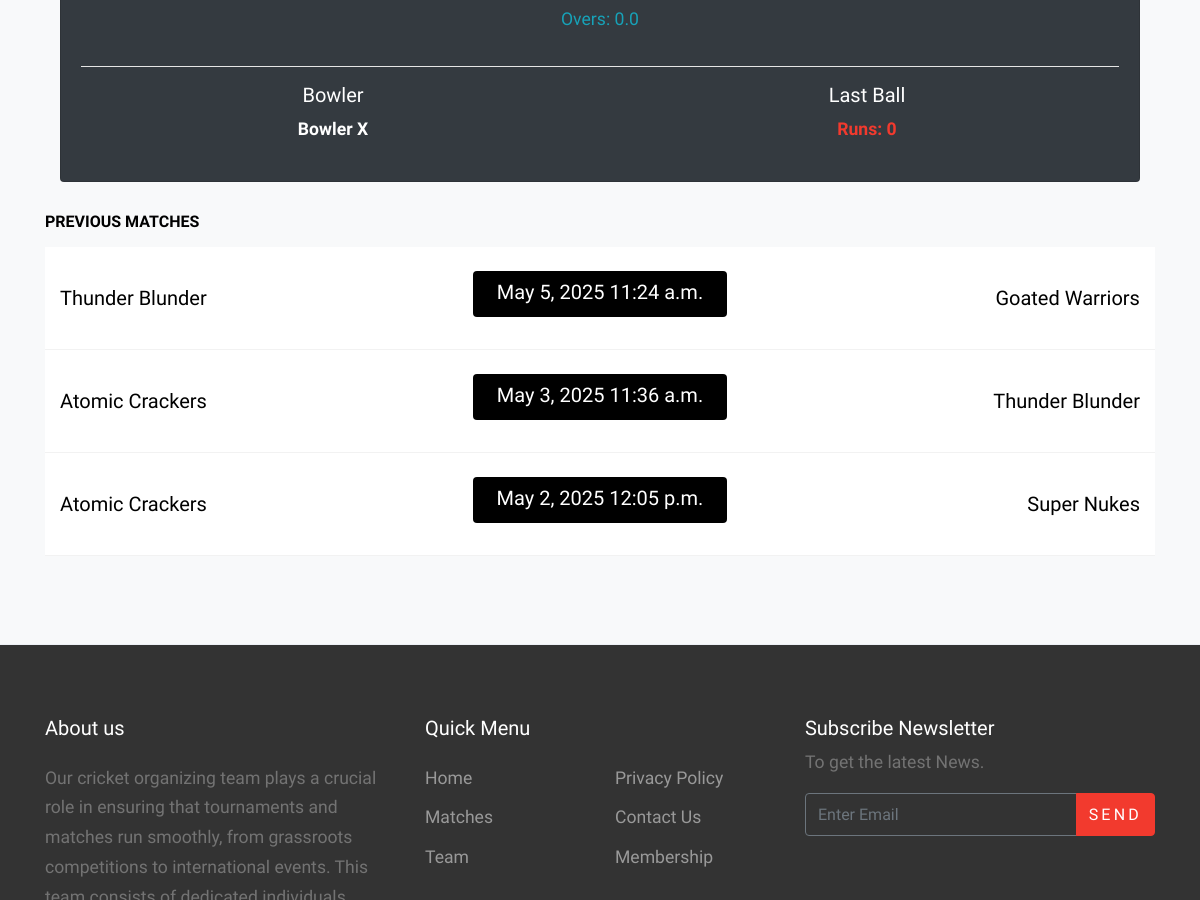
The app's page / (middle part), older data.
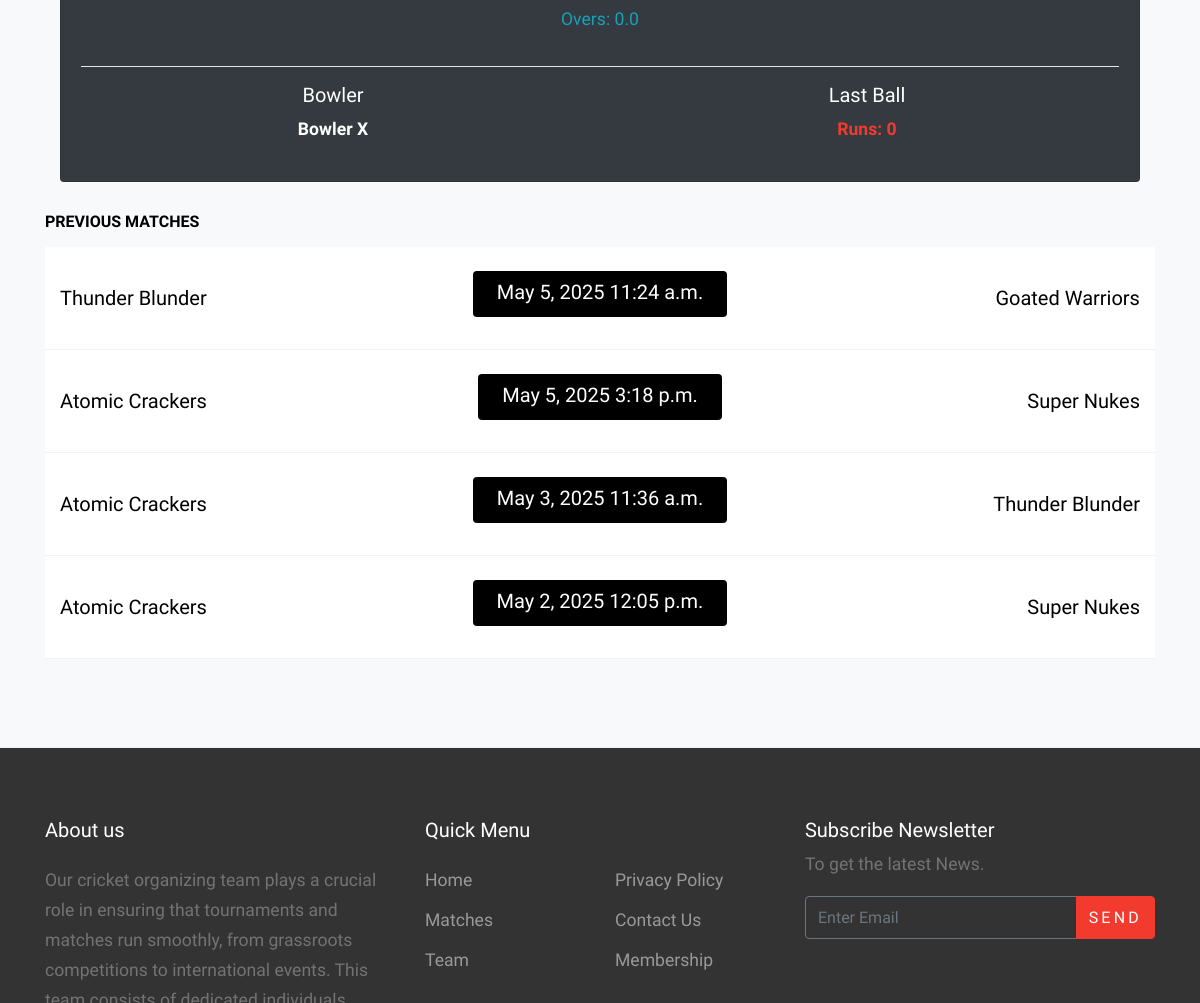
The same page, newer data.
### main/models.py (models this page shows, shortened)
class Match(models.Model):
    team1 = models.ForeignKey(Team, related_name='team1', on_delete=models.CASCADE)
    team2 = models.ForeignKey(Team, related_name='team2', on_delete=models.CASCADE)
    date = models.DateField()
    time = models.TimeField()
    venue = models.CharField(max_length=100)

class Team(models.Model):
    name = models.CharField(max_length=100)
    players = models.ManyToManyField(Player, related_name='teams')
    def __str__(self):
        return self.name

### main/views.py (the view)
# urls.py: path('', index, name='index'),
def index(request):
    matches = Match.objects.all()
    next_match = matches.filter(date__gt=datetime.date.today()).order_by('date').first()
    current_match = matches.filter(date=datetime.date.today()).last()
    current_live_score = LiveScore.objects.all().last()
    previous_matches = matches.filter(date__lt=datetime.date.today()).order_by('-date')[:5]
    return render(request, 'index.html', {'matches': matches, 'next_match': next_match, 'previous_matches': previous_matches, 'current_match': current_live_score})

### main/templates/index.html (shortened to what the changed rows need)
<!DOCTYPE html>
<html lang="en">
  <head>
    {% load static %}
    <link rel="stylesheet" href="{% static 'fonts/icomoon/style.css' %}">
    <link rel="stylesheet" href="{% static 'css/bootstrap.min.css' %}">
    <link rel="stylesheet" href="{% static 'css/magnific-popup.css' %}">
    <link rel="stylesheet" href="{% static 'css/jquery-ui.css' %}">
    <link rel="stylesheet" href="{% static 'css/owl.carousel.min.css' %}">
    <link rel="stylesheet" href="{% static 'css/owl.theme.default.min.css' %}">
    <link rel="stylesheet" href="{% static 'css/aos.css' %}">
    <link rel="stylesheet" href="{% static 'css/style.css' %}">
  </head>
  <body>
  <div class="site-wrap">
    <div class="site-blocks-vs site-section bg-light">
      <div class="container">
        <br>
        <div class="row">
          <div class="col-md-12">
            <h2 class="h6 text-uppercase text-black font-weight-bold mb-3">Previous Matches</h2>
            <div class="site-block-tab">
              <div class="tab-content" id="pills-tabContent">
                <div class="tab-pane fade show active" id="pills-home" role="tabpanel" aria-labelledby="pills-home-tab">
                  <div class="row align-items-center">
                    <div class="col-md-12">
                      {% for prev in previous_matches %}
                      <div class="row bg-white align-items-center ml-0 mr-0 py-4 match-entry">
                        <div class="col-md-4 col-lg-4 mb-4 mb-lg-0">
                          <div class="text-center text-lg-left">
                            <div class="d-block d-lg-flex align-items-center">
                              <div class="text">
                                <h3 class="h5 mb-0 text-black">{{prev.team1}}</h3>
                              </div>
                            </div>
                          </div>
                        </div>
                        <div class="col-md-4 col-lg-4 text-center mb-4 mb-lg-0">
                          <div class="d-inline-block">
                            <div class="bg-black py-2 px-4 mb-2 text-white d-inline-block rounded"><span class="h5">{{prev.date}} {{prev.time}}</span></div>
                          </div>
                        </div>
                        <div class="col-md-4 col-lg-4 text-center text-lg-right">
                          <div class="">
                            <div class="d-block d-lg-flex align-items-center">
                              <div class="text order-1 w-100">
                                <h3 class="h5 mb-0 text-black">{{prev.team2}}</h3>
                              </div>
                            </div>
                          </div>
                        </div>
                      </div>
                        {%endfor%}
                    </div>
                  </div>
                </div>
                    </div>
                  </div>
                </div>
              </div>
            </div>
          </div>
        </div>
  </body>
</html>

Row changes from the older to the newer data that the page shows:
added Match: team1 "Atomic Crackers", date "May 5, 2025", time "3:18 p.m.", team2 "Super Nukes"
